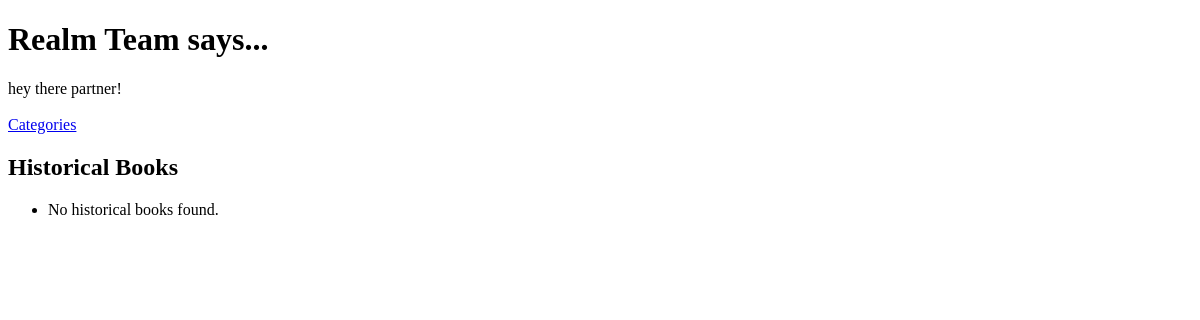
/realm/categories/historical/, run on an earlier commit of the app's database.
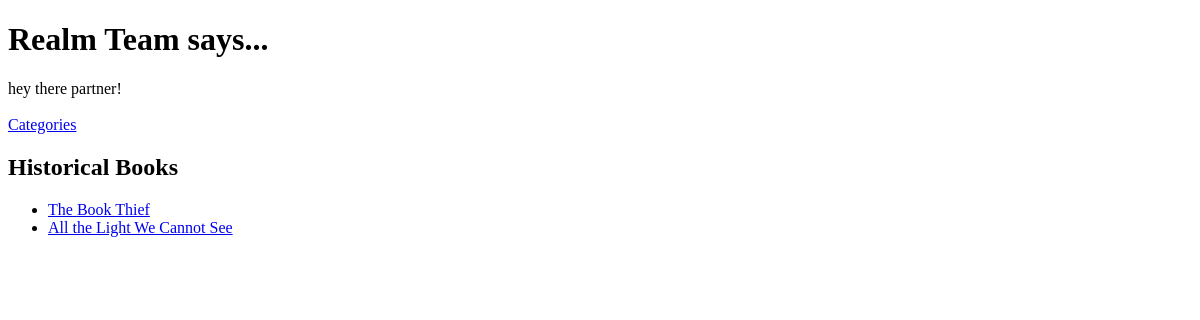
And on a later commit of the database.
### realm/models.py (models this page shows, shortened)
class Page(models.Model):
    category = models.ForeignKey(Category, on_delete=models.CASCADE)
    title = models.CharField(max_length=128)
    url = models.URLField()
    views = models.IntegerField(default=0)

### realm/views.py (the view)
# urls.py: path('categories/historical/', views.historical, name='Historical'),
def historical(request):
    context_dict = {}
    category_name_slug = 'historical'
    try:
        category = Category.objects.get(slug=category_name_slug)
        pages = Page.objects.filter(category=category)
        context_dict['pages'] = pages
        context_dict['category'] = category
    except Category.DoesNotExist:
        context_dict['category'] = None
        context_dict['pages'] = None
    return render(request, 'realm/categories/historical.html', context=context_dict)

### templates/realm/categories/historical.html (shortened to what this page needs)
<!DOCTYPE html>
<html>
    <head>
    </head>
    <body>
        <h1>Realm Team says...</h1>
        <div>
            hey there partner! <br />
            <strong>{{ boldmessage }}</strong><br />
        </div>
        <div>
            <a href="{% url 'realm:Categories' %}">Categories</a><br />
        </div>
        <div>
            <h2>Historical Books</h2>
            <ul>
                {% for page in pages %}
                    <li><a href="{{ page.url }}">{{ page.title }}</a></li>
                {% empty %}
                    <li>No historical books found.</li>
                {% endfor %}
            </ul>
        </div>
    </body>
</html>

What changed in the data, as far as the page shows it:
added Page: title "The Book Thief"
added Page: title "All the Light We Cannot See"
Also different on the page:
text no longer shown: "No historical books found."
